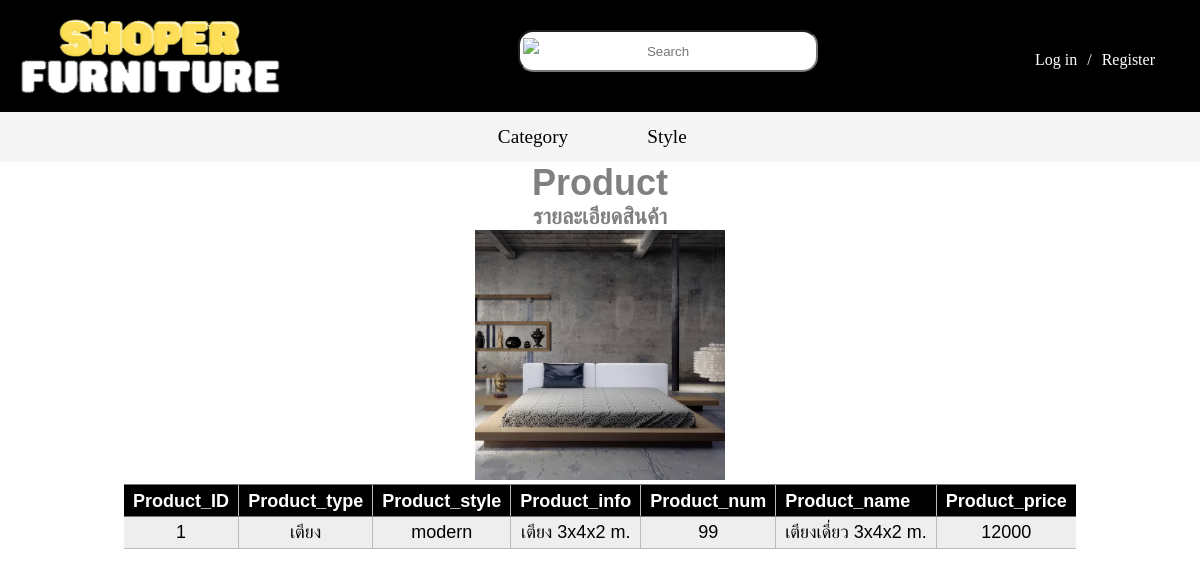
The page /infoproduct.php?Product_ID=1 on the database its author committed.
### tables this page shows
CREATE TABLE `product` (
  `Product_ID` int(10) NOT NULL,
  `Product_type` varchar(255) NOT NULL,
  `Product_style` varchar(255) NOT NULL,
  `Product_info` text NOT NULL,
  `Product_num` int(10) NOT NULL,
  `Product_name` varchar(255) NOT NULL,
  `Product_price` float NOT NULL
);

### infoproduct.php (the view, shortened to what this page needs)
<?php include "connect.php" ;
?>
<!DOCTYPE html>
<html lang="en">
<head>
    <link rel="stylesheet" href="https://cdnjs.cloudflare.com/ajax/libs/font-awesome/6.2.0/css/all.min.css">
    <link href='sty/search.css' rel='stylesheet'></link>
    <link href='sty/index.css' rel='stylesheet'></link>
</head>
<body>
<div class="content">
<div class="top">
    <div class="logo"><a href="index.php"><img src="img/logo.png" alt="logo" width="306" height="108" ></a></div>
    <form action="search_page.php?search=" method ="get">
        <div class="s-box">
            <img src ="img/search.png" class="s-icon">
            <input type="text" name="search" id="search" placeholder="Search">
        </div>
    </form>
    <?php
    if (isset($_SESSION['admin_login'])) {
        $admin_id = $_SESSION['admin_login'];
        $stmt = $pdo->query("SELECT * FROM users WHERE id = $admin_id");
        $stmt->execute();
        $row = $stmt->fetch(PDO::FETCH_ASSOC);
    ?>
    <ul>
        <li> <h3><?php echo "Admin ". $row['firstname'] . ' ' ?></h3> </li>
        <li> <a href="admin/admin.php">Admin Tools</a> </li>
        <li> <a style="color:red;" href="logout.php">Logout</a> </li>
    </ul>
    <?php
    } else{
    ?>
        <ul>
            <li> <a href="signin.php">Log in</a></li>
            <li> / </li>
            <li> <a href="register.php">Register</a> </li>
        </ul>
    <?php } ?>
</div>
          <header >
                  <div class="top_bar">
                    <ul>
                      <li class="furniture"><a href="">Category</a>
                    </li>
                    <li class="furniture"><a href="">Style</a>
                  </li>
            </ul>
          </div>
        </header>
        <body>
        <div class="history">Product</div>
        <p>รายละเอียดสินค้า</p>
          <table>
            <tr>
            <th>Product_ID</th>
            <th>Product_type</th>
            <th>Product_style</th>
            <th>Product_info</th>
            <th>Product_num</th>
            <th>Product_name</th>
            <th>Product_price</th>
            <tr>
    <?php
      $stmt = $pdo->prepare("SELECT * FROM product
      WHERE Product_ID LIKE ?;");
      $stmt->bindParam(1, $_GET["Product_ID"]);
      $stmt->execute();
      while($row = $stmt->fetch()){ ?>
      <img src='img/<?=$row["Product_ID"]?>.jpg' width="250" height = "250"><br>
        <tr>
        <td><?=$row["Product_ID"]?><br></td>
        <td><?=$row["Product_type"]?><br></td>
        <td><?=$row["Product_style"]?><br></td>
        <td><?=$row["Product_info"]?><br></td>
        <td><?=$row["Product_num"]?><br></td>
        <td><?=$row["Product_name"]?><br></td>
        <td><?=$row["Product_price"]?><br></td>
        </tr>
        <?php }
      ?>
    </body>
</html>

### sty/search.css (style rules this page uses)
html { margin: 0; padding: 0; box-sizing: border-box; }
body { margin:0; padding: 0; }
.top { text-align: center; background-color: black; }
.top .logo { text-align: center; }
.top #search { text-align: center; border-radius: 10px; padding-inline-end: 30px; padding-inline-start: 30px; }
.s-box .s-icon { width: 20px; position: absolute; margin: 5px 4px 4px 4px; }
.top ul { list-style: none; display: inline-flex; padding: 0; }
.top ul li { margin: 0 5px; color: white; }
.top ul li a { text-decoration: none; color: white; }
.top_bar ul { list-style: none; background-color: whitesmoke; text-align: center; padding: 0; margin: 0px; }
.top_bar li { width: 130px; border-bottom: none; height: 50px; line-height: 50px; font-size: 1.2em; display:block; margin: auto; }
.top_bar a { text-decoration: none; display: block; padding: 0px; border-bottom: none; transition: .4s; color: black; }
.top_bar>ul>li { text-align: center; }
.top_bar>ul>li>a { padding: 0; }
@media screen and (min-width:740px) { .top { display: flex; justify-content: space-between; text-align: center; background-color: black; } }
@media screen and (min-width:740px) { .top #search { width: 300px; height: 42px; margin-top: 30px; border-radius: 15px; } }
@media screen and (min-width:740px) { .s-box .s-icon { width: 24px; opacity: .9; position: absolute; top: 33px; margin-left: 5px; } }
@media screen and (min-width:740px) { .top ul { display: flex; justify-content: center; align-items: center; font-size: 20; margin-right: 20px; padding-right: 20px; } }
@media screen and (min-width:740px) { .top_bar ul { list-style: none; background-color: whitesmoke; text-align: center; padding: 0; } }
@media screen and (min-width:740px) { .top_bar li { width: 130px; border-bottom: none; height: 50px; line-height: 50px; font-size: 1.2em; display: inline-block; margin: auto; } }
@media screen and (min-width:740px) { .top_bar a { text-decoration: none; display: block; padding: 0px; border-bottom: none; transition: .4s; color: black; } }
@media screen and (min-width:740px) { .top_bar>ul>li { text-align: center; } }
@media screen and (min-width:740px) { .top_bar>ul>li>a { padding: 0; } }

### sty/index.css (style rules this page uses)
* { margin: 0; padding: 0; box-sizing: border-box; }
body { margin:0; padding: 0; }
.top { text-align: center; background-color: black; }
.top .logo { text-align: center; }
.top #search { text-align: center; border-radius: 10px; padding-inline-end: 30px; padding-inline-start: 30px; }
.s-box .s-icon { width: 20px; position: absolute; margin: 5px 4px 4px 4px; }
.top ul { list-style: none; display: inline-flex; padding: 0; margin-top: 8px; }
.top ul li { margin: 0 5px; color: white; }
.top ul li a { text-decoration: none; color: white; }
.top_bar ul { list-style: none; background-color: whitesmoke; text-align: center; padding: 0; margin: 0px; }
.top_bar li { width: 130px; border-bottom: none; height: 50px; line-height: 50px; font-size: 1.2em; display:block; margin: auto; }
.top_bar a { text-decoration: none; display: block; padding: 0px; border-bottom: none; transition: .4s; color: black; }
.top_bar>ul>li { text-align: center; }
.top_bar>ul>li>a { padding: 0; }
@media screen and (min-width:740px) { .top { display: flex; justify-content: space-between; text-align: center; background-color: black; } }
@media screen and (min-width:740px) { .top #search { width: 300px; height: 42px; margin-top: 30px; border-radius: 15px; } }
@media screen and (min-width:740px) { .s-box .s-icon { width: 24px; opacity: .9; position: absolute; top: 33px; margin-left: 5px; } }
@media screen and (min-width:740px) { .top ul { display: flex; justify-content: center; align-items: center; font-size: 20; margin-right: 20px; padding-right: 20px; } }
@media screen and (min-width:740px) { .top_bar ul { list-style: none; background-color: whitesmoke; text-align: center; padding: 0; } }
@media screen and (min-width:740px) { .top_bar li { width: 130px; border-bottom: none; height: 50px; line-height: 50px; font-size: 1.2em; display: inline-block; margin: auto; } }
@media screen and (min-width:740px) { .top_bar a { text-decoration: none; display: block; padding: 0px; border-bottom: none; transition: .4s; color: black; } }
@media screen and (min-width:740px) { .top_bar>ul>li { text-align: center; } }
@media screen and (min-width:740px) { .top_bar>ul>li>a { padding: 0; } }

### rows shown on the page
product: Product_ID "1", Product_type "เตียง", Product_style "modern", Product_info "เตียง 3x4x2 m.", Product_num "99", Product_name "เตียงเดี่ยว 3x4x2 m.", Product_price "12000"
